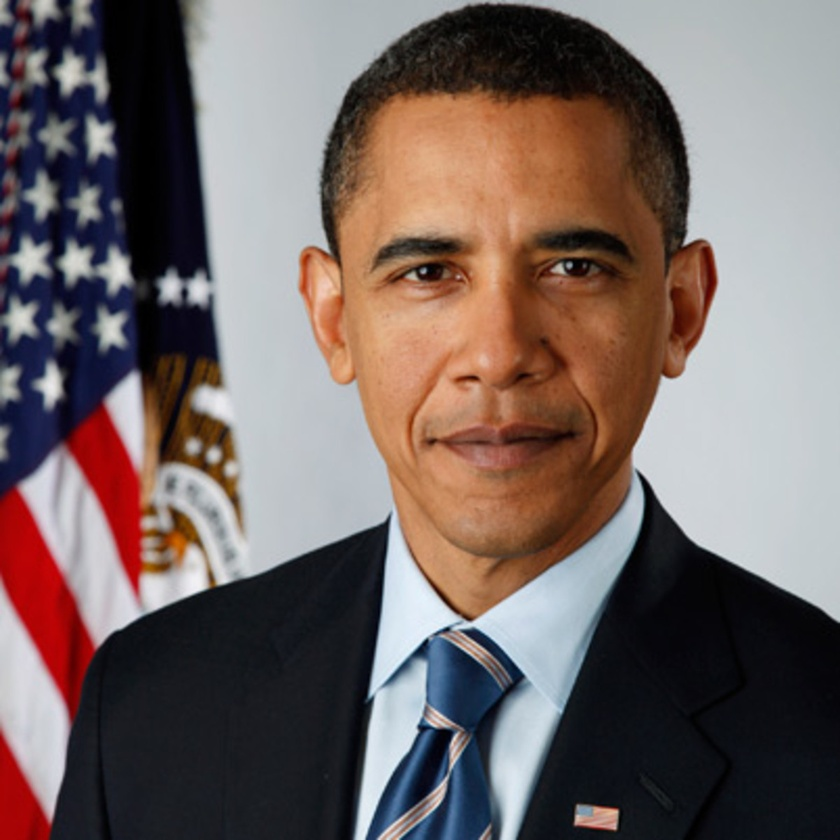
#> input picture train_data/s1/img1.jpg, 840 x 840 px, shrunk from 1200 x 1200 before the run; its folder holds only this picture in this run
$ python face_recognition.py
#> lines starting #> are read from the running program, lines starting #| are printed output that depends on the picture; long printed decimals are rounded
#!/usr/bin/env python2
# -*- coding: utf-8 -*-
"""
Created on Tue Jan  9 22:35:46 2018

@author: root
"""

import cv2
import matplotlib.pyplot as plt
import os
import numpy as np

subjects = ["", "Brack Obama", "Validimir Putin", "Dr.Kalam" , "Breen"]

def detect_face(img):
    gray = cv2.cvtColor(img, cv2.COLOR_BGR2GRAY)
    #print ("gray-->", gray)
    face_cascade = cv2.CascadeClassifier('lbpcascade_frontalface_alt.xml')
    #faces = face_cascade.detectMultiScale(gray, scaleFactor=1.4, minNeighbors=5);
    faces = face_cascade.detectMultiScale(gray, scaleFactor=1.1, minNeighbors=3);

    #print ("face found ----> ", len(faces))
    if (len(faces)==0):
        return None, None
    x, y , w, h = faces[0]
    return gray[y:y+w, x:x+h], faces[0]


def prepare_training_data(data_folder_path):
#> called with data_folder_path = 'train_data'
    dirs = os.listdir(data_folder_path)
    faces = []
    labels = []
    for dir_name in dirs:
        label = int(dir_name.replace("s",""))
       # print ("label- -> ", label)

        subject_dir_path = data_folder_path +"/"+dir_name
        subject_images_names = os.listdir(subject_dir_path)

        for image_name in subject_images_names:
            image_path = subject_dir_path+"/"+image_name
            #print ("image _ path:", image_path)
            image = cv2.imread(image_path)
#> image is the input picture: shape (840, 840, 3); mean B, G, R 99.8, 102.3, 116.3
           # plt.imshow(image)
            face, rect = detect_face(image)
#> in detect_face, `gray = cv2.cvtColor(img, cv2.COLOR_BGR2GRAY)`:
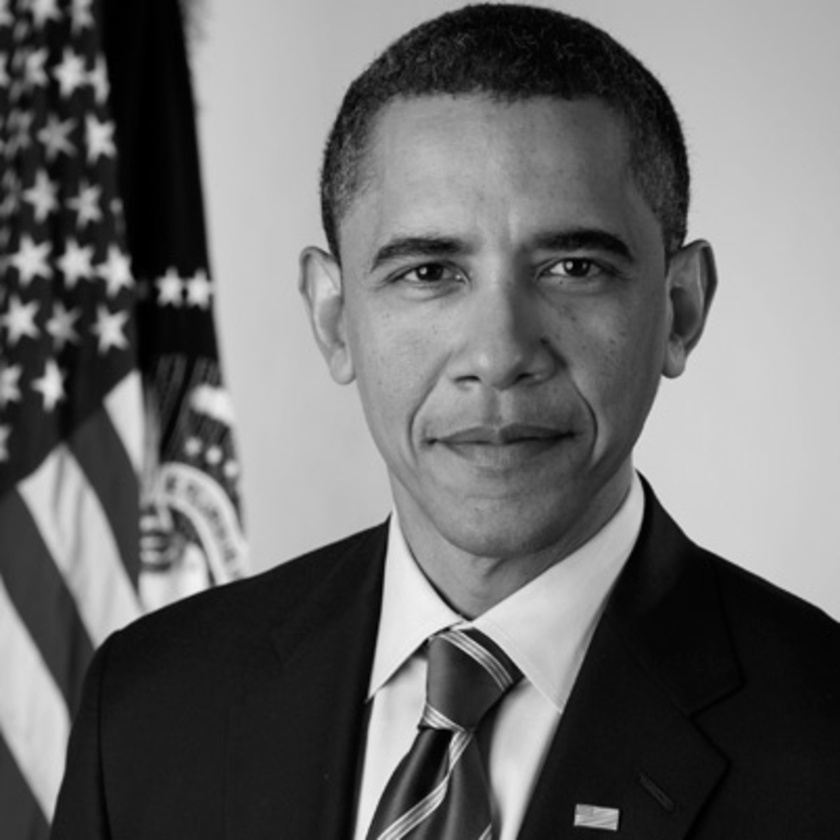
#> gray: shape (840, 840); min 0, max 241, mean 106.2
#> in detect_face, `faces = face_cascade.detectMultiScale(gray, scaleFactor=1.1, minNeighb..`: faces = [[300, 120, 382, 382]]
#> in detect_face, `x, y , w, h = faces[0]`: x = 300; y = 120; w = 382
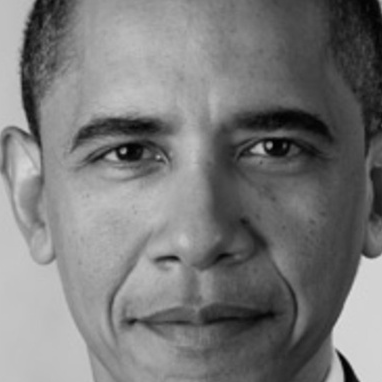
#> face: shape (382, 382); min 0, max 219, mean 120.9
#> rect = [300, 120, 382, 382]

            if face is not None:
                faces.append(face)
                labels.append(label)
#> pass 2 of the loop in prepare_training_data, `for dir_name in dirs:`:
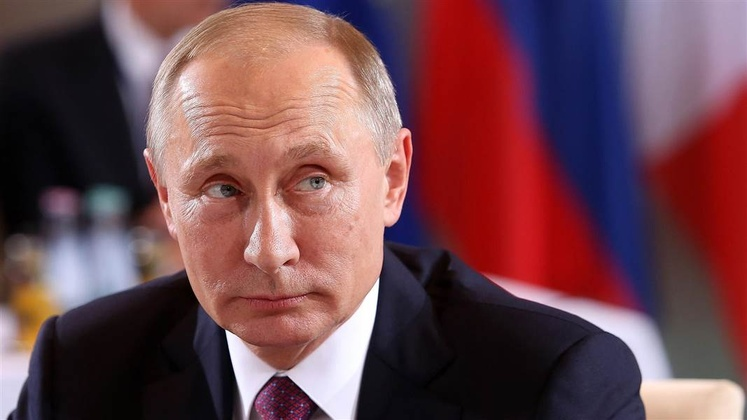
#> input picture train_data/s2/img1.jpg, 747 x 420 px, shrunk from 1067 x 600 before the run
#> in prepare_training_data, image is the input picture: shape (420, 747, 3); mean B, G, R 78.4, 71.1, 111.3
#> in detect_face (call 2), `gray = cv2.cvtColor(img, cv2.COLOR_BGR2GRAY)`:
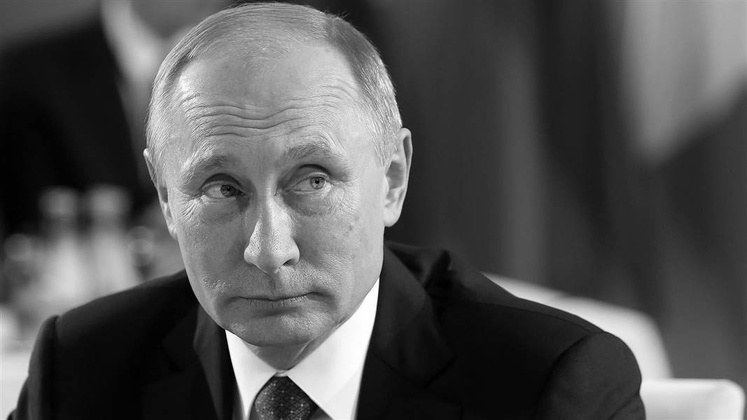
#> gray: shape (420, 747); min 0, max 255, mean 83.9
#> in detect_face (call 2), `faces = face_cascade.detectMultiScale(gray, scaleFactor=1.1, minNeighb..`: faces = [[127, 84, 280, 280]]
#> in detect_face (call 2), `x, y , w, h = faces[0]`: x = 127; y = 84; w = 280
#> in prepare_training_data, `face, rect = detect_face(image)`:
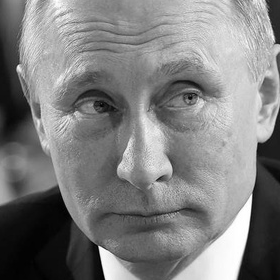
#> face: shape (280, 280); min 0, max 255, mean 127.2
#> in prepare_training_data, `face, rect = detect_face(image)`: rect = [127, 84, 280, 280]

    return faces, labels

print ("Preparing Data.....")
faces, labels = prepare_training_data("train_data")
#> faces = 2 items; labels = [1, 2]
print ("Data Prepared")

#print ("faces: ", faces)
print("Total faces: ", len(faces))
#| Total faces:  2
print("Total Labels: ", len(labels))
#| Total Labels:  2
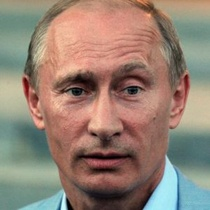
#> input picture test_data/putin_test.jpg, 210 x 210 px, shrunk from 300 x 300 before the run
#> further down, test_img1 is the input picture: shape (210, 210, 3); mean B, G, R 115.9, 129.3, 148.9

#print labels

#create our LBPH face recognizer
face_recongnizer = cv2.face.LBPHFaceRecognizer_create()

# create our LBPH face recongizer using fisher
#face_recongnizer = cv2.face.FisherFaceRecognizer_create()

#create eigen face reconginzer
#face_recongnizer = cv2.face.EigenFaceRecognizer_create()

face_recongnizer.train(faces, np.array(labels))

#function to draw rectangle on image
def draw_rectangle(img, rect):
    (x,y,w,h) = rect
    cv2.rectangle(img, (x,y), (x+w, y+h), (0, 255, 0), 2)

# functio to draw in passed co-ordinates
def draw_text(img, text, x, y):
    cv2.putText(img, text, (x,y), cv2.FONT_HERSHEY_PLAIN, 2.5, (0, 255, 0), 2)


# convert to RGB
def convertToRGB(img):
    return cv2.cvtColor(img, cv2.COLOR_BGR2RGB)

# predict the subjects
def predict(test_img):
    img = test_img.copy()
    face, rect = detect_face(img)
#> in detect_face (call 3), `gray = cv2.cvtColor(img, cv2.COLOR_BGR2GRAY)`:
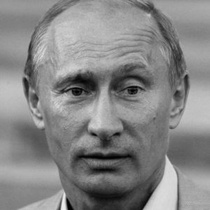
#> gray: shape (210, 210); min 0, max 240, mean 133.6
#> in detect_face (call 3), `faces = face_cascade.detectMultiScale(gray, scaleFactor=1.1, minNeighb..`: faces = [[17, 20, 174, 174]]
#> in detect_face (call 3), `x, y , w, h = faces[0]`: x = 17; y = 20; w = 174
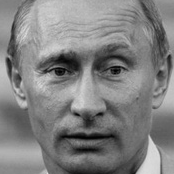
#> face: shape (174, 174); min 1, max 221, mean 129.2
#> rect = [17, 20, 174, 174]

    if face is not None:

        #predict the imag using face_recongnizer
        label = face_recongnizer.predict(face)
#> label = (2, 64.48)
        print ("preditceted label:", label , "confidenance at rank basis:",label[1] )
#| preditceted label: (2, 64.476) confidenance at rank basis: 64.476
        label_text = subjects[label[0]]
#> label_text = 'Validimir Putin'
        print ("label_text --> " , label_text , rect[0], rect[1])
#| label_text -->  Validimir Putin 17 20

        #draw the rect. around  face detected
        draw_rectangle(img, rect)
#> in draw_rectangle, `(x,y,w,h) = rect`: x = 17; y = 20; w = 174

        #draw the text around predicted person
        draw_text(img, label_text, rect[0], rect[1]-4)
#> in draw_text, `cv2.putText(img, text, (x,y), cv2.FONT_HERSHEY_PLAIN, 2.5, (0, 255, 0)..`:
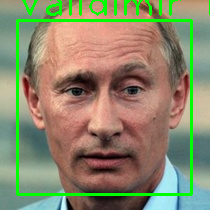
#> img: shape (210, 210, 3); mean B, G, R 107.9, 136.7, 139.3
        return img
    else:
        print ("No face Detected ")
        return None


print ("predicting images")

#load test images
test_img1 = cv2.imread("test_data/putin_test.jpg")
#test_img2 = cv2.imread("test_data/test2_img.jpg")

#performance prediction
predicted_img = predict(test_img1)
#predicted_img2 = predict(test_img2)

print("prediction completed")


# draw predicted image
if predicted_img is not None:
    plt.imshow(convertToRGB(predicted_img))
#cv2.imshow(subjects[1], predicted_img1)
#plt.imshow(predicted_img2)
